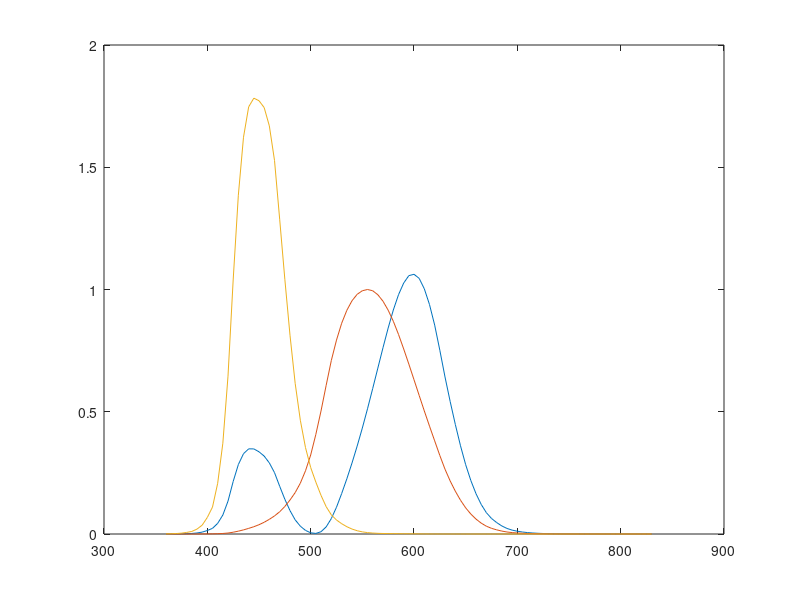

The MATLAB source for this figure: (Note: this script raises an error after producing the figure.)
%% Color matching functions: CIE standard observer
M = csvread('ciexyz31.csv');
%%
cmf = M(:, 2:4);
wavelength = M(:,1);
plot(wavelength, cmf);
%% [r g b] to [0 U G(by 460)]
% UV-cone = B + R * 
%  M-cone = g + R * 
R = cmf(:, 1);
G = cmf(:, 2);
B = cmf(:, 3);
%
R_proj_B = R.'*B/norm(R)/norm(B);
R_proj_G = R.'*G/norm(R)/norm(G);

%% mp4 File list in Movie folder
moviedir = '/Users/peterfish/Movies/';
movext   = '*.mp4';
% movie from files
files = dir(fullfile(moviedir, movext));
nummovies = length(files);
if nummovies < 1
  error('no movies in designated folder');
else 
    for fileidx = 1:nummovies
        disp([num2str(fileidx), ': ', files(fileidx).name]); 
    end
end
%movies = cell(nummovies, 1);

%% Open Movie file
%moviedir = '/Users/peterfish/Movies/';
%vid = VideoReader([mpath,'Bee_Honet.mp4']);
id = 3;
%
vid = VideoReader([moviedir, files(id).name])
vidHeight = vid.Height;
vidWidth = vid.Width;
tot_numFrame = ceil(vid.Duration * vid.FrameRate)
f_name = split(vid.Name, '.');
str_mat = sprintf('mov_%s_f%d.mat', f_name(1), tot_numFrame)
str_mat_int = sprintf('mov_%s_f%d_intensity.mat', f_name(1), tot_numFrame)

mov = [];
% NOTE: why struct for each frame? Very convinient to append frames. No need
% to carefully match dimensions. 
mov = struct('cdata',zeros(vidHeight,vidWidth,3,'uint8'),...
'colormap',[]);

% Define the 1st struct object. Then, the field (e.g. 'colormap') will continue even for
% appended object.

%% Construct mov struct
numFrame = 10000;
k = 1;
while hasFrame(vid)
    mov(k).cdata = readFrame(vid);
    
%     minFrame = min(mov(k).cdata(:))
%     maxFrame = max(mov(k).cdata(:))

    if k == numFrame
        break;
    end
    k = k+1;
end

%% Gray conversion & save
numFrame = numel(mov);
scaling = 0.5; % 640 x 360
 mm_intensity = zeros(numFrame, vidHeight*scaling, vidWidth*scaling, 'uint8');
mov2_intensity = struct('cdata',zeros(vidHeight*scaling, vidWidth*scaling, 'uint8'), 'colormap', gray(255));

for k=1:numFrame
    % Convert to 16-bit integer in case that the sum can be over 255.
    %cdata = uint16(mov2(k).cdata);
    
    % resize by 0.5
    cdata = imresize(mov(k).cdata, scaling, 'bilinear');
    cdata = uint16(cdata);
    
    % intensity
      mm_intensity(k, :, :) = uint8(mean(cdata, 3));
    mov2_intensity(k).cdata = uint8(mean(cdata, 3));
end
%%
save([moviedir,str_mat_int], 'mm_intensity');

%% Play the movie (movie(M,n,fps))
%[rows, cols, ~] = size(mov2(1).cdata)
hfig = figure('Position', [950, 550, 640, 360]);       
    hfig.Color = 'none';
    hfig.PaperPositionMode = 'auto';
    hfig.InvertHardcopy = 'off';   
axes('Position', [0  0  1  1], 'Visible', 'off');
movie(mov2_intensity, 1, vid.FrameRate)


%%
% Color adjust for Mouse cones.
% My projector: R-UV-B
numFrame = numel(mov);
scaling = 0.5; % 640 x 360
% matrix (color & gray)
mm = zeros(numFrame, vidHeight*scaling, vidWidth*scaling, 3, 'uint8');
% video structure
mov2 = struct('cdata',zeros(vidHeight*scaling, vidWidth*scaling, 3,'uint8'), 'colormap',[]);

for k=1:numFrame
    % Convert to 16-bit integer in case that the sum can be over 255.
    %cdata = uint16(mov2(k).cdata);
    
    % resize by 0.5
    cdata = imresize(mov(k).cdata, scaling, 'bilinear');
    cdata = uint16(cdata);
    
    % Projection of R channel into B & G spectra
    p_blue = cdata(:,:,3) + R_proj_B * cdata(:,:,1);
    p_green = cdata(:,:,2) + R_proj_G * cdata(:,:,1);
    
    % 2nd LED ch (385 nm): Exciting S-opsin = B + 0.255*R
        % Sensitivity of S-cone to 385? ~ 50%
        % Sensitivity of M-cone to 385? ~ 20%
        % 385 would naturally excite both cones.
        
    % Normalization? Ratio btw B and G should be maintained.
    cdata(:,:,2) = p_blue/(1+R_proj_B);
    cdata(:,:,3) = p_green/(1+R_proj_G);
    % 3nd LED ch (460 nm): Exciting M-opsin = G + 0.760*R
    % Sensitivity of M-cone to 460? ~ 60%
    
    % Red Channel
    cdata(:,:,1) = 0;
    mov2(k).cdata = uint8(cdata);
    
    % 4-D structure?
    mm(k, :, :, :) = cdata;
end
%
%save([moviedir,str_mat], 'mm');

